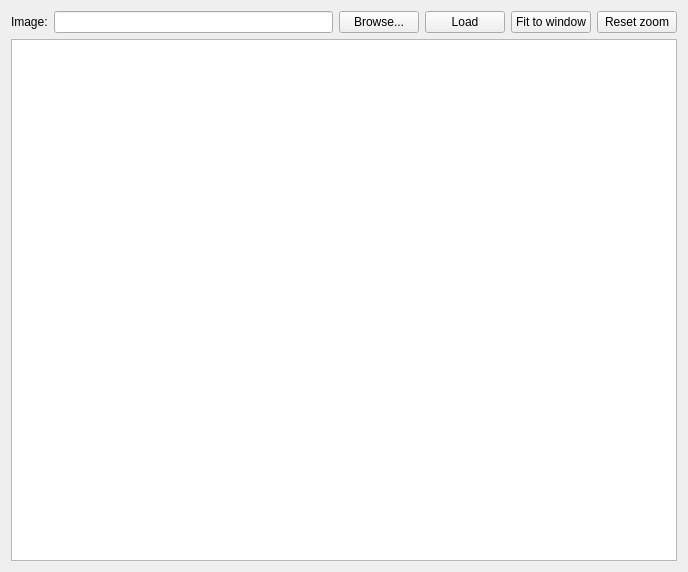
<?xml version="1.0" encoding="UTF-8"?>
<ui version="4.0">
 <class>MainWindow</class>
 <widget class="QMainWindow" name="MainWindow">
  <property name="geometry">
   <rect>
    <x>0</x>
    <y>0</y>
    <width>688</width>
    <height>572</height>
   </rect>
  </property>
  <property name="windowTitle">
   <string>MainWindow</string>
  </property>
  <widget class="QWidget" name="centralWidget">
   <layout class="QVBoxLayout" name="verticalLayout">
    <item>
     <layout class="QHBoxLayout" name="horizontalLayout">
      <item>
       <widget class="QLabel" name="label">
        <property name="text">
         <string>Image:</string>
        </property>
       </widget>
      </item>
      <item>
       <widget class="QLineEdit" name="pathBox"/>
      </item>
      <item>
       <widget class="QPushButton" name="browseBtn">
        <property name="text">
         <string>Browse...</string>
        </property>
       </widget>
      </item>
      <item>
       <widget class="QPushButton" name="loadBtn">
        <property name="text">
         <string>Load</string>
        </property>
       </widget>
      </item>
      <item>
       <widget class="QPushButton" name="fitToWindowBtn">
        <property name="text">
         <string>Fit to window</string>
        </property>
       </widget>
      </item>
      <item>
       <widget class="QPushButton" name="resetZoomBtn">
        <property name="text">
         <string>Reset zoom</string>
        </property>
       </widget>
      </item>
     </layout>
    </item>
    <item>
     <widget class="GraphicsViewEx" name="graphicsView"/>
    </item>
   </layout>
  </widget>
 </widget>
 <layoutdefault spacing="6" margin="11"/>
 <customwidgets>
  <customwidget>
   <class>GraphicsViewEx</class>
   <extends>QGraphicsView</extends>
   <header>graphicsviewex.h</header>
  </customwidget>
 </customwidgets>
 <resources/>
 <connections/>
</ui>
